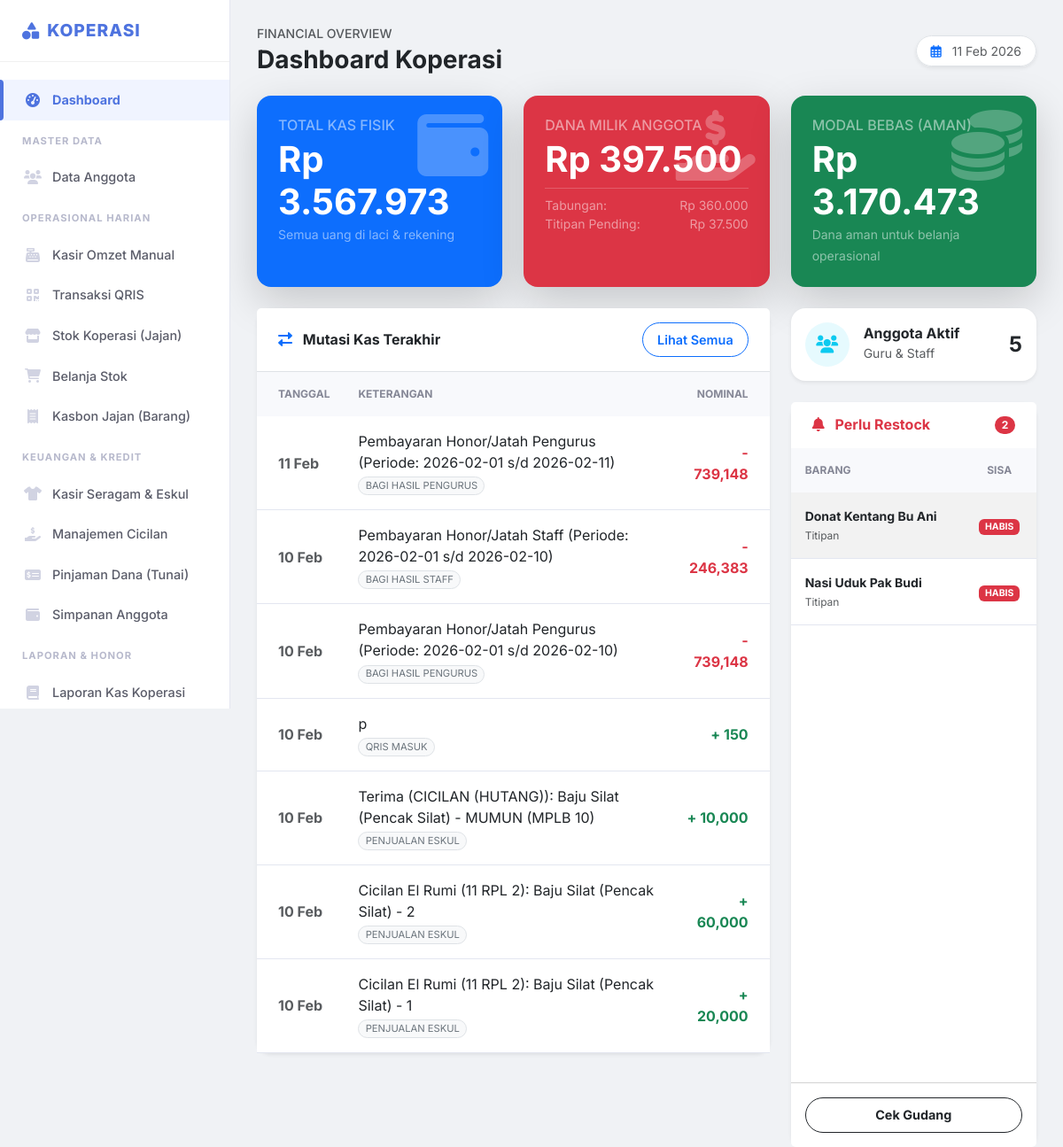
Page /index.php (signed in) on the earlier database version.
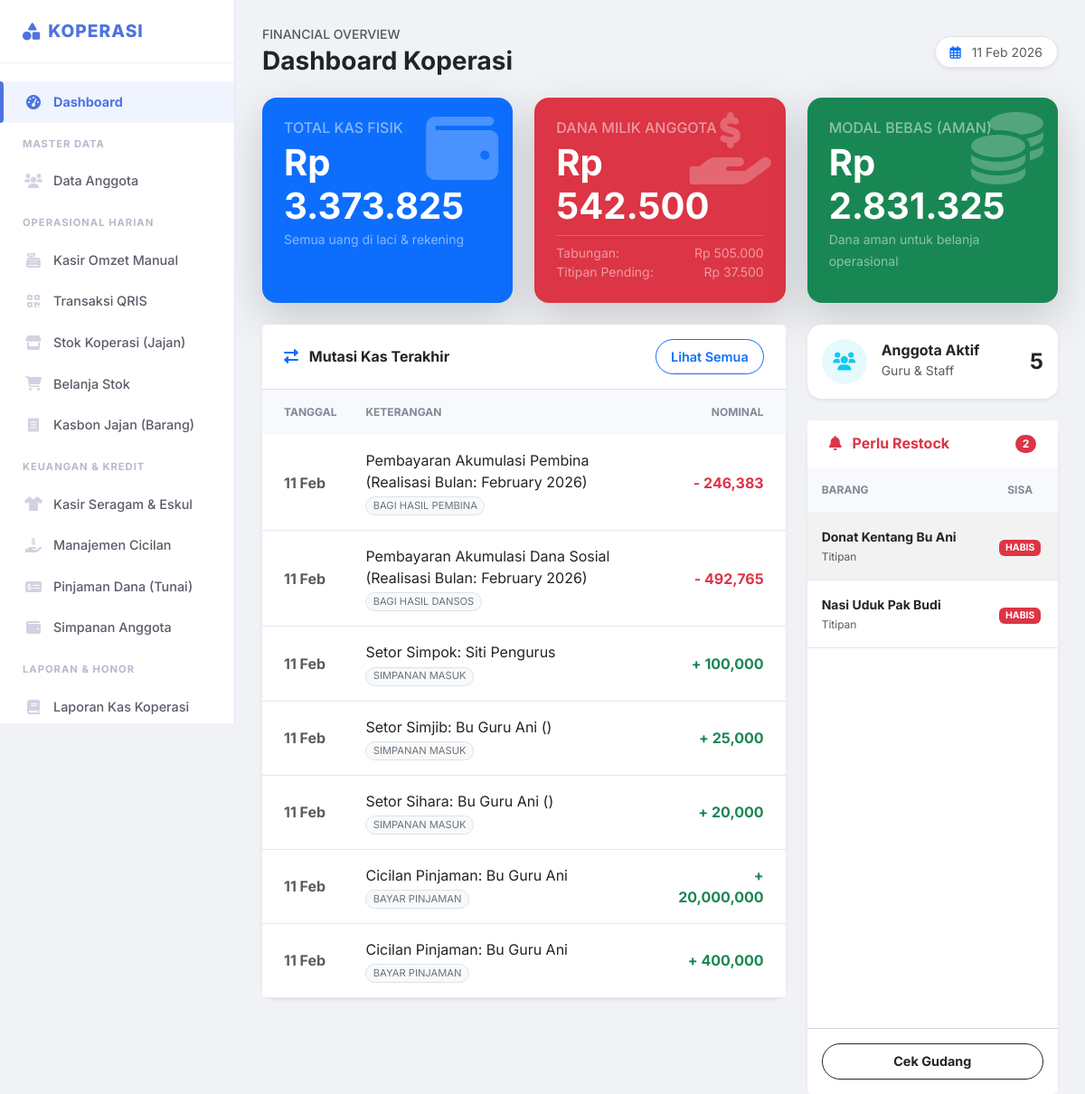
Same page on the later database version.
### tables this page shows
CREATE TABLE `transaksi_kas` (
  `id` int(11) NOT NULL,
  `tanggal` date NOT NULL,
  `kategori` varchar(100) NOT NULL,
  `arus` enum('masuk','keluar') NOT NULL,
  `jumlah` decimal(15,2) NOT NULL,
  `keterangan` text DEFAULT NULL,
  `user_id` int(11) DEFAULT NULL,
  `created_at` timestamp NOT NULL DEFAULT current_timestamp()
);

CREATE TABLE `titipan` (
  `id` int(11) NOT NULL,
  `anggota_id` int(11) NOT NULL,
  `nama_barang` varchar(100) NOT NULL,
  `tanggal_titip` date NOT NULL,
  `stok_awal` int(11) NOT NULL,
  `stok_terjual` int(11) DEFAULT 0,
  `harga_modal` decimal(15,2) NOT NULL,
  `harga_jual` decimal(15,2) NOT NULL,
  `status_bayar` enum('belum','lunas') DEFAULT 'belum',
  `created_at` timestamp NOT NULL DEFAULT current_timestamp()
);

### config/functions.php (called while the page is built, shortened)
<?php
function formatRp($angka){
    return "Rp " . number_format($angka, 0, ',', '.');
}
?>

### pages/dashboard.php (the view, shortened to what the changed rows need)
<?php
if($_SESSION['user']['role'] == 'staff') {
    $today = date('Y-m-d');
    $trx = $pdo->query("SELECT COUNT(*) FROM transaksi_kas WHERE tanggal = '$today'")->fetchColumn();
    $stok_koperasi = 0;
    try {
        $stok_koperasi = $pdo->query("SELECT COUNT(*) FROM stok_koperasi WHERE stok < 5")->fetchColumn();
    } catch(Exception $e){}
    $stok_sekolah = 0;
    try {
        $stok_sekolah = $pdo->query("SELECT COUNT(*) FROM stok_sekolah WHERE stok < 5")->fetchColumn();
    } catch(Exception $e){}
    $alert_stok = $stok_koperasi + $stok_sekolah;
    $titipan = 0;
    try {
        $titipan = $pdo->query("SELECT COUNT(*) FROM titipan WHERE status_bayar = 'belum'")->fetchColumn();
    } catch(Exception $e){}
?>
    <div class="row mb-4">
        <div class="col-12">
            <h2 class="fw-bold text-dark">Halo, Staff <?= htmlspecialchars($_SESSION['user']['nama_lengkap']) ?>! 👋</h2>
            <p class="text-muted">Selamat bertugas. Berikut ringkasan operasional hari ini.</p>
        </div>
    </div>
    <div class="row g-4">
        <div class="col-md-4">
            <div class="card border-0 shadow-sm h-100 border-start border-5 border-primary">
                <div class="card-body">
                    <div class="d-flex align-items-center">
                        <div class="flex-shrink-0 bg-primary bg-opacity-10 p-3 rounded">
                            <i class="fas fa-cash-register fa-2x text-primary"></i>
                        </div>
                        <div class="flex-grow-1 ms-3">
                            <h6 class="text-uppercase text-muted small fw-bold mb-1">Transaksi Hari Ini</h6>
                            <h2 class="mb-0 fw-bold text-dark"><?= $trx ?></h2>
                        </div>
                    </div>
                </div>
            </div>
        </div>
        <div class="col-md-4">
            <div class="card border-0 shadow-sm h-100 border-start border-5 border-warning">
                <div class="card-body">
                    <div class="d-flex align-items-center">
                        <div class="flex-shrink-0 bg-warning bg-opacity-10 p-3 rounded">
                            <i class="fas fa-exclamation-triangle fa-2x text-warning"></i>
                        </div>
                        <div class="flex-grow-1 ms-3">
                            <h6 class="text-uppercase text-muted small fw-bold mb-1">Stok Menipis (< 5)</h6>
                            <h2 class="mb-0 fw-bold text-dark"><?= $alert_stok ?> <small class="fs-6 text-muted">Item</small></h2>
                        </div>
                    </div>
                </div>
            </div>
        </div>
        <div class="col-md-4">
            <div class="card border-0 shadow-sm h-100 border-start border-5 border-info">
                <div class="card-body">
                    <div class="d-flex align-items-center">
                        <div class="flex-shrink-0 bg-info bg-opacity-10 p-3 rounded">
                            <i class="fas fa-box-open fa-2x text-info"></i>
                        </div>
                        <div class="flex-grow-1 ms-3">
                            <h6 class="text-uppercase text-muted small fw-bold mb-1">Titipan Aktif</h6>
                            <h2 class="mb-0 fw-bold text-dark"><?= $titipan ?></h2>
                        </div>
                    </div>
                </div>
            </div>
        </div>
    </div>
<?php
} else {
    $q_kas = $pdo->query("SELECT SUM(CASE WHEN arus = 'masuk' THEN jumlah ELSE -jumlah END) as saldo FROM transaksi_kas")->fetch();
    $kas_fisik = $q_kas['saldo'] ?? 0;
    $q_simp = $pdo->query("SELECT SUM(CASE WHEN tipe_transaksi = 'setor' THEN jumlah ELSE -jumlah END) as total FROM simpanan")->fetch();
    $total_tabungan = $q_simp['total'] ?? 0;
    $hutang_titipan = 0;
    try {
        $q_titip = $pdo->query("SELECT SUM(stok_terjual * harga_modal) as hutang FROM titipan WHERE status_bayar = 'belum'")->fetch();
        $hutang_titipan = $q_titip['hutang'] ?? 0;
    } catch(Exception $e){}
    $total_kewajiban = $total_tabungan + $hutang_titipan;
    $dana_bebas = $kas_fisik - $total_kewajiban;
    $q_anggota = $pdo->query("SELECT COUNT(*) as total FROM anggota WHERE status_aktif=1")->fetch();
    $jml_anggota = $q_anggota['total'];
    $limit_stok = 5;
    $stok_menipis_list = [];
    try {
        $sql = "SELECT id, nama_barang as nama, 'Koperasi' as jenis, stok as sisa FROM stok_koperasi WHERE stok <= $limit_stok";
        $stok_menipis_list = array_merge($stok_menipis_list, $pdo->query($sql)->fetchAll());
    } catch (Exception $e) {}
    try {
        $sql = "SELECT id, nama_barang as nama, 'Titipan' as jenis, (stok_awal - stok_terjual) as sisa FROM titipan WHERE (stok_awal - stok_terjual) <= $limit_stok AND status_bayar = 'belum'";
        $stok_menipis_list = array_merge($stok_menipis_list, $pdo->query($sql)->fetchAll());
    } catch (Exception $e) {}
    $total_alert = count($stok_menipis_list);
    $recent_trx = $pdo->query("SELECT * FROM transaksi_kas ORDER BY tanggal DESC, id DESC LIMIT 7")->fetchAll();
?>
<div class="d-flex justify-content-between align-items-center mb-4">
    <div>
        <h6 class="text-muted text-uppercase small ls-1 mb-1">Financial Overview</h6>
        <h2 class="h3 fw-bold mb-0 text-dark">Dashboard Koperasi</h2>
    </div>
    <div class="d-none d-md-block">
        <span class="bg-white px-3 py-2 rounded-pill shadow-sm text-muted small border">
            <i class="far fa-calendar-alt me-2 text-primary"></i> <?= date('d M Y') ?>
        </span>
    </div>
</div>
<div class="row g-4 mb-4">
    <div class="col-xl-4 col-md-6">
        <div class="card bg-primary text-white h-100 overflow-hidden border-0 shadow-lg rounded-4">
            <div class="card-body position-relative p-4">
                <div class="position-absolute top-0 end-0 opacity-25 m-3"><i class="fas fa-wallet fa-5x"></i></div>
                <h6 class="text-uppercase text-white-50 ls-1 mb-1">Total Kas Fisik</h6>
                <h2 class="display-6 fw-bold mb-0"><?= formatRp($kas_fisik) ?></h2>
                <small class="text-white-50">Semua uang di laci & rekening</small>
            </div>
        </div>
    </div>
    <div class="col-xl-4 col-md-6">
        <div class="card bg-danger text-white h-100 overflow-hidden border-0 shadow-lg rounded-4">
            <div class="card-body position-relative p-4">
                <div class="position-absolute top-0 end-0 opacity-25 m-3"><i class="fas fa-hand-holding-usd fa-5x"></i></div>
                <h6 class="text-uppercase text-white-50 ls-1 mb-1">Dana Milik Anggota</h6>
                <h2 class="display-6 fw-bold mb-0"><?= formatRp($total_kewajiban) ?></h2>
                <div class="mt-2 small text-white-50 border-top pt-2" style="border-color: rgba(255,255,255,0.2) !important;">
                    <div class="d-flex justify-content-between">
                        <span>Tabungan:</span> <span><?= formatRp($total_tabungan) ?></span>
                    </div>
                    <div class="d-flex justify-content-between">
                        <span>Titipan Pending:</span> <span><?= formatRp($hutang_titipan) ?></span>
                    </div>
                </div>
            </div>
        </div>
    </div>
    <div class="col-xl-4 col-md-6">
        <div class="card bg-success text-white h-100 overflow-hidden border-0 shadow-lg rounded-4">
            <div class="card-body position-relative p-4">
                <div class="position-absolute top-0 end-0 opacity-25 m-3"><i class="fas fa-coins fa-5x"></i></div>
                <h6 class="text-uppercase text-white-50 ls-1 mb-1">Modal Bebas (Aman)</h6>
                <h2 class="display-6 fw-bold mb-0"><?= formatRp($dana_bebas) ?></h2>
                <small class="text-white-50">Dana aman untuk belanja operasional</small>
            </div>
        </div>
    </div>
</div>
<div class="row g-4">
    <div class="col-lg-8">
        <div class="card h-100 border-0 shadow-sm rounded-4">
            <div class="card-header bg-white py-3 border-bottom d-flex justify-content-between align-items-center">
                <h6 class="fw-bold text-dark m-0"><i class="fas fa-exchange-alt me-2 text-primary"></i> Mutasi Kas Terakhir</h6>
                <a href="index.php?page=kas/laporan_kas" class="btn btn-sm btn-outline-primary rounded-pill px-3">Lihat Semua</a>
            </div>
            <div class="table-responsive">
                <table class="table table-hover align-middle mb-0">
                    <thead class="bg-light">
                        <tr>
                            <th class="ps-4">Tanggal</th>
                            <th>Keterangan</th>
                            <th class="text-end pe-4">Nominal</th>
                        </tr>
                    </thead>
                    <tbody>
                        <?php foreach($recent_trx as $row): ?>
                        <tr>
                            <td class="ps-4 text-muted fw-bold"><?= date('d M', strtotime($row['tanggal'])) ?></td>
                            <td>
                                <span class="d-block text-dark"><?= htmlspecialchars($row['keterangan']) ?></span>
                                <span class="badge bg-light text-secondary border rounded-pill fw-normal" style="font-size: 0.7rem;">
                                    <?= strtoupper(str_replace('_', ' ', $row['kategori'])) ?>
                                </span>
                            </td>
                            <td class="text-end pe-4">
                                <?php if($row['arus'] == 'masuk'): ?>
                                    <span class="text-success fw-bold">+ <?= number_format($row['jumlah']) ?></span>
                                <?php else: ?>
                                    <span class="text-danger fw-bold">- <?= number_format($row['jumlah']) ?></span>
                                <?php endif; ?>
                            </td>
                        </tr>
                        <?php endforeach; ?>
                    </tbody>
                </table>
            </div>
        </div>
    </div>
    <div class="col-lg-4">
        <div class="card border-0 shadow-sm rounded-4 mb-4">
            <div class="card-body">
                <div class="d-flex align-items-center">
                    <div class="flex-shrink-0">
                        <div class="bg-info bg-opacity-10 text-info rounded-circle d-flex align-items-center justify-content-center" style="width: 50px; height: 50px;">
                            <i class="fas fa-users fa-lg"></i>
                        </div>
                    </div>
                    <div class="flex-grow-1 ms-3">
                        <h6 class="mb-0 fw-bold">Anggota Aktif</h6>
                        <small class="text-muted">Guru & Staff</small>
                    </div>
                    <div class="fw-bold fs-4 text-dark"><?= $jml_anggota ?></div>
                </div>
            </div>
        </div>
        <div class="card h-100 border-0 shadow-sm rounded-4">
            <div class="card-header bg-white py-3 border-bottom-0 d-flex justify-content-between align-items-center">
                <h6 class="fw-bold text-danger m-0"><i class="fas fa-bell me-2"></i> Perlu Restock</h6>
                <span class="badge bg-danger rounded-pill"><?= $total_alert ?></span>
            </div>
            <div class="card-body p-0">
                <?php if($total_alert > 0): ?>
                <div class="table-responsive" style="max-height: 300px;">
                    <table class="table table-striped table-hover mb-0 small">
                        <thead class="bg-light text-muted">
                            <tr>
                                <th class="ps-3">Barang</th>
                                <th class="text-center pe-3">Sisa</th>
                            </tr>
                        </thead>
                        <tbody>
                            <?php foreach($stok_menipis_list as $brg): ?>
                            <tr>
                                <td class="ps-3">
                                    <span class="fw-bold d-block text-dark"><?= htmlspecialchars($brg['nama']) ?></span>
                                    <span class="text-muted" style="font-size: 0.75rem;"><?= $brg['jenis'] ?></span>
                                </td>
                                <td class="text-center pe-3">
                                    <?php if($brg['sisa'] <= 0): ?>
                                        <span class="badge bg-danger">HABIS</span>
                                    <?php else: ?>
                                        <span class="fw-bold text-danger"><?= $brg['sisa'] ?></span>
                                    <?php endif; ?>
                                </td>
                            </tr>
                            <?php endforeach; ?>
                        </tbody>
                    </table>
                </div>
                <?php endif; ?>
            </div>
            <div class="card-footer bg-white text-center p-3">
                <div class="d-grid gap-2">
                    <a href="index.php?page=inventory/stok_koperasi" class="btn btn-outline-dark btn-sm rounded-pill fw-bold">Cek Gudang</a>
                </div>
            </div>
        </div>
    </div>
</div>
<?php } ?>

Differences in the rows shown:
no longer on this page (row unchanged): transaksi_kas: tanggal "11 Feb", keterangan "Pembayaran Honor/Jatah Pengurus (Periode: 2026-02-01 s/d 2026-02-11)", kategori "BAGI HASIL PENGURUS", jumlah "739,148"
no longer on this page (row unchanged): transaksi_kas: tanggal "10 Feb", keterangan "Pembayaran Honor/Jatah Staff (Periode: 2026-02-01 s/d 2026-02-10)", kategori "BAGI HASIL STAFF", jumlah "246,383"
no longer on this page (row unchanged): transaksi_kas: tanggal "10 Feb", keterangan "Pembayaran Honor/Jatah Pengurus (Periode: 2026-02-01 s/d 2026-02-10)", kategori "BAGI HASIL PENGURUS", jumlah "739,148"
no longer on this page (row unchanged): transaksi_kas: tanggal "10 Feb", keterangan "p", kategori "QRIS MASUK", jumlah "150"
no longer on this page (row unchanged): transaksi_kas: tanggal "10 Feb", keterangan "Terima (CICILAN (HUTANG)): Baju Silat (Pencak Silat) - MUMUN (MPLB 10)", kategori "PENJUALAN ESKUL", jumlah "10,000"
no longer on this page (row unchanged): transaksi_kas: tanggal "10 Feb", keterangan "Cicilan El Rumi (11 RPL 2): Baju Silat (Pencak Silat) - 2", kategori "PENJUALAN ESKUL", jumlah "60,000"
no longer on this page (row unchanged): transaksi_kas: tanggal "10 Feb", keterangan "Cicilan El Rumi (11 RPL 2): Baju Silat (Pencak Silat) - 1", kategori "PENJUALAN ESKUL", jumlah "20,000"
added transaksi_kas: tanggal "11 Feb", keterangan "Pembayaran Akumulasi Pembina (Realisasi Bulan: February 2026)", kategori "BAGI HASIL PEMBINA", jumlah "246,383"
added transaksi_kas: tanggal "11 Feb", keterangan "Pembayaran Akumulasi Dana Sosial (Realisasi Bulan: February 2026)", kategori "BAGI HASIL DANSOS", jumlah "492,765"
added transaksi_kas: tanggal "11 Feb", keterangan "Setor Simpok: Siti Pengurus", kategori "SIMPANAN MASUK", jumlah "100,000"
added transaksi_kas: tanggal "11 Feb", keterangan "Setor Simjib: Bu Guru Ani ()", kategori "SIMPANAN MASUK", jumlah "25,000"
added transaksi_kas: tanggal "11 Feb", keterangan "Setor Sihara: Bu Guru Ani ()", kategori "SIMPANAN MASUK", jumlah "20,000"
added transaksi_kas: tanggal "11 Feb", keterangan "Cicilan Pinjaman: Bu Guru Ani", kategori "BAYAR PINJAMAN", jumlah "20,000,000"
added transaksi_kas: tanggal "11 Feb", keterangan "Cicilan Pinjaman: Bu Guru Ani", kategori "BAYAR PINJAMAN", jumlah "400,000"
Other differences:
formatRp($kas_fisik): "Rp 3.567.973" → "Rp 3.373.825"
formatRp($total_kewajiban): "Rp 397.500" → "Rp 542.500"
formatRp($total_tabungan): "Rp 360.000" → "Rp 505.000"
formatRp($dana_bebas): "Rp 3.170.473" → "Rp 2.831.325"
